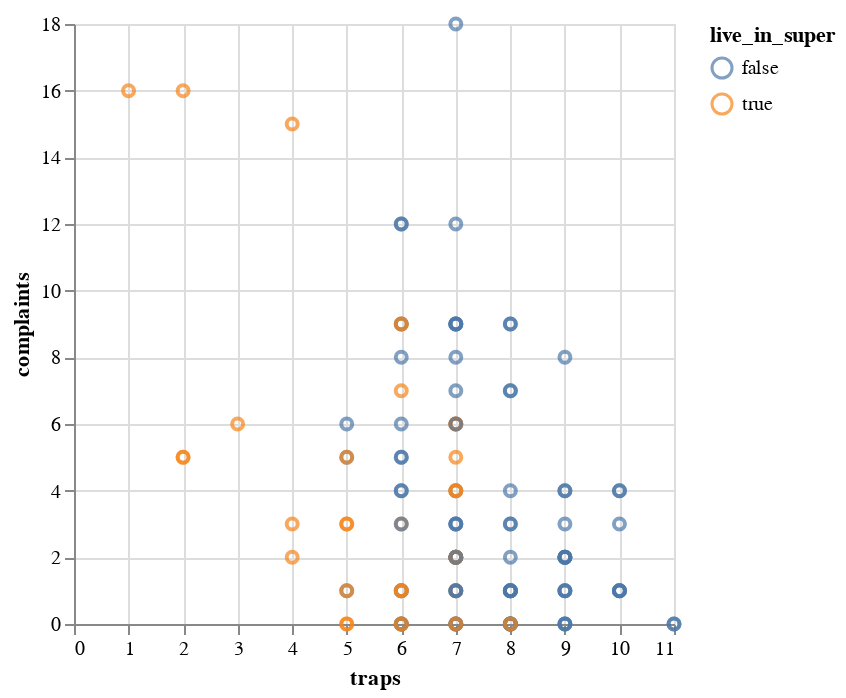

Notebook cell for this chart:
### Code cell
pest_data |>
@vlplot(
  :point,
  x = :traps,
  y = :complaints,
  color = "live_in_super:N"
)

### Figure 1 — Vega-Lite specification as saved in the notebook (floating-point values rounded to 4 significant figures)
{"data": {"values": [{"age_of_building": 47, "average_tenant_age": 53.88, "building_id": 37, "complaints": 1, "date": "2017-01-15", "floors": 8, "live_in_super": false, "month": 1, "monthly_average_rent": 3847.0, "mus": 0.3691, "sq_footage_p_floor": 5149.0, "total_sq_foot": 41190.0, "traps": 8, "wk_ind": 1}, {"age_of_building": 47, "average_tenant_age": 53.88, "building_id": 37, "complaints": 3, "date": "2017-02-14", "floors": 8, "live_in_super": false, "month": 2, "monthly_average_rent": 3847.0, "mus": 0.3594, "sq_footage_p_floor": 5149.0, "total_sq_foot": 41190.0, "traps": 8, "wk_ind": 2}, {"age_of_building": 47, "average_tenant_age": 53.88, "building_id": 37, "complaints": 0, "date": "2017-03-16", "floors": 8, "live_in_super": false, "month": 3, "monthly_average_rent": 3847.0, "mus": 0.2818, "sq_footage_p_floor": 5149.0, "total_sq_foot": 41190.0, "traps": 9, "wk_ind": 3}, {"age_of_building": 47, "average_tenant_age": 53.88, "building_id": 37, "complaints": 1, "date": "2017-04-15", "floors": 8, "live_in_super": false, "month": 4, "monthly_average_rent": 3847.0, "mus": 0.1293, "sq_footage_p_floor": 5149.0, "total_sq_foot": 41190.0, "traps": 10, "wk_ind": 4}, {"age_of_building": 47, "average_tenant_age": 53.88, "building_id": 37, "complaints": 0, "date": "2017-05-15", "floors": 8, "live_in_super": false, "month": 5, "monthly_average_rent": 3847.0, "mus": 0.452, "sq_footage_p_floor": 5149.0, "total_sq_foot": 41190.0, "traps": 11, "wk_ind": 5}, {"age_of_building": 47, "average_tenant_age": 53.88, "building_id": 37, "complaints": 0, "date": "2017-06-14", "floors": 8, "live_in_super": false, "month": 6, "monthly_average_rent": 3847.0, "mus": 0.4421, "sq_footage_p_floor": 5149.0, "total_sq_foot": 41190.0, "traps": 11, "wk_ind": 6}, {"age_of_building": 47, "average_tenant_age": 53.88, "building_id": 37, "complaints": 4, "date": "2017-07-14", "floors": 8, "live_in_super": false, "month": 7, "monthly_average_rent": 3847.0, "mus": 0.9909, "sq_footage_p_floor": 5149.0, "total_sq_foot": 41190.0, "traps": 10, "wk_ind": 7}, {"age_of_building": 47, "average_tenant_age": 53.88, "building_id": 37, "complaints": 3, "date": "2017-08-13", "floors": 8, "live_in_super": false, "month": 8, "monthly_average_rent": 3847.0, "mus": 0.786, "sq_footage_p_floor": 5149.0, "total_sq_foot": 41190.0, "traps": 10, "wk_ind": 8}, {"age_of_building": 47, "average_tenant_age": 53.88, "building_id": 37, "complaints": 2, "date": "2017-09-12", "floors": 8, "live_in_super": false, "month": 9, "monthly_average_rent": 3847.0, "mus": 0.6918, "sq_footage_p_floor": 5149.0, "total_sq_foot": 41190.0, "traps": 9, "wk_ind": 9}, {"age_of_building": 47, "average_tenant_age": 53.88, "building_id": 37, "complaints": 2, "date": "2017-10-12", "floors": 8, "live_in_super": false, "month": 10, "monthly_average_rent": 3847.0, "mus": 0.4807, "sq_footage_p_floor": 5149.0, "total_sq_foot": 41190.0, "traps": 9, "wk_ind": 10}, {"age_of_building": 47, "average_tenant_age": 53.88, "building_id": 37, "complaints": 0, "date": "2017-11-11", "floors": 8, "live_in_super": false, "month": 11, "monthly_average_rent": 3847.0, "mus": 0.5624, "sq_footage_p_floor": 5149.0, "total_sq_foot": 41190.0, "traps": 8, "wk_ind": 11}, {"age_of_building": 47, "average_tenant_age": 53.88, "building_id": 37, "complaints": 4, "date": "2017-12-11", "floors": 8, "live_in_super": false, "month": 12, "monthly_average_rent": 3847.0, "mus": 0.2818, "sq_footage_p_floor": 5149.0, "total_sq_foot": 41190.0, "traps": 9, "wk_ind": 12}, {"age_of_building": 43, "average_tenant_age": 49.57, "building_id": 13, "complaints": 1, "date": "2017-01-15", "floors": 9, "live_in_super": false, "month": 1, "monthly_average_rent": 3564.0, "mus": 0.52, "sq_footage_p_floor": 5166.0, "total_sq_foot": 46490.0, "traps": 7, "wk_ind": 1}, {"age_of_building": 43, "average_tenant_age": 49.57, "building_id": 13, "complaints": 3, "date": "2017-02-14", "floors": 9, "live_in_super": false, "month": 2, "monthly_average_rent": 3564.0, "mus": 0.5102, "sq_footage_p_floor": 5166.0, "total_sq_foot": 46490.0, "traps": 7, "wk_ind": 2}, {"age_of_building": 43, "average_tenant_age": 49.57, "building_id": 13, "complaints": 7, "date": "2017-03-16", "floors": 9, "live_in_super": false, "month": 3, "monthly_average_rent": 3564.0, "mus": 0.4318, "sq_footage_p_floor": 5166.0, "total_sq_foot": 46490.0, "traps": 8, "wk_ind": 3}, {"age_of_building": 43, "average_tenant_age": 49.57, "building_id": 13, "complaints": 1, "date": "2017-04-15", "floors": 9, "live_in_super": false, "month": 4, "monthly_average_rent": 3564.0, "mus": 0.2784, "sq_footage_p_floor": 5166.0, "total_sq_foot": 46490.0, "traps": 9, "wk_ind": 4}, {"age_of_building": 43, "average_tenant_age": 49.57, "building_id": 13, "complaints": 1, "date": "2017-05-15", "floors": 9, "live_in_super": false, "month": 5, "monthly_average_rent": 3564.0, "mus": 0.6003, "sq_footage_p_floor": 5166.0, "total_sq_foot": 46490.0, "traps": 10, "wk_ind": 5}, {"age_of_building": 43, "average_tenant_age": 49.57, "building_id": 13, "complaints": 4, "date": "2017-06-14", "floors": 9, "live_in_super": false, "month": 6, "monthly_average_rent": 3564.0, "mus": 0.8079, "sq_footage_p_floor": 5166.0, "total_sq_foot": 46490.0, "traps": 9, "wk_ind": 6}, {"age_of_building": 43, "average_tenant_age": 49.57, "building_id": 13, "complaints": 0, "date": "2017-07-14", "floors": 9, "live_in_super": false, "month": 7, "monthly_average_rent": 3564.0, "mus": 1.14, "sq_footage_p_floor": 5166.0, "total_sq_foot": 46490.0, "traps": 9, "wk_ind": 7}, {"age_of_building": 43, "average_tenant_age": 49.57, "building_id": 13, "complaints": 4, "date": "2017-08-13", "floors": 9, "live_in_super": false, "month": 8, "monthly_average_rent": 3564.0, "mus": 0.7177, "sq_footage_p_floor": 5166.0, "total_sq_foot": 46490.0, "traps": 10, "wk_ind": 8}, {"age_of_building": 43, "average_tenant_age": 49.57, "building_id": 13, "complaints": 1, "date": "2017-09-12", "floors": 9, "live_in_super": false, "month": 9, "monthly_average_rent": 3564.0, "mus": 0.4069, "sq_footage_p_floor": 5166.0, "total_sq_foot": 46490.0, "traps": 10, "wk_ind": 9}, {"age_of_building": 43, "average_tenant_age": 49.57, "building_id": 13, "complaints": 2, "date": "2017-10-12", "floors": 9, "live_in_super": false, "month": 10, "monthly_average_rent": 3564.0, "mus": 0.4133, "sq_footage_p_floor": 5166.0, "total_sq_foot": 46490.0, "traps": 9, "wk_ind": 10}, {"age_of_building": 43, "average_tenant_age": 49.57, "building_id": 13, "complaints": 1, "date": "2017-11-11", "floors": 9, "live_in_super": false, "month": 11, "monthly_average_rent": 3564.0, "mus": 0.2784, "sq_footage_p_floor": 5166.0, "total_sq_foot": 46490.0, "traps": 9, "wk_ind": 11}, {"age_of_building": 43, "average_tenant_age": 49.57, "building_id": 13, "complaints": 1, "date": "2017-12-11", "floors": 9, "live_in_super": false, "month": 12, "monthly_average_rent": 3564.0, "mus": 0.4318, "sq_footage_p_floor": 5166.0, "total_sq_foot": 46490.0, "traps": 8, "wk_ind": 12}, {"age_of_building": 49, "average_tenant_age": 47.86, "building_id": 5, "complaints": 7, "date": "2017-01-15", "floors": 14, "live_in_super": false, "month": 1, "monthly_average_rent": 3029.0, "mus": 1.33, "sq_footage_p_floor": 5046.0, "total_sq_foot": 70640.0, "traps": 8, "wk_ind": 1}, {"age_of_building": 49, "average_tenant_age": 47.86, "building_id": 5, "complaints": 2, "date": "2017-02-14", "floors": 14, "live_in_super": false, "month": 2, "monthly_average_rent": 3029.0, "mus": 1.32, "sq_footage_p_floor": 5046.0, "total_sq_foot": 70640.0, "traps": 8, "wk_ind": 2}, {"age_of_building": 49, "average_tenant_age": 47.86, "building_id": 5, "complaints": 2, "date": "2017-03-16", "floors": 14, "live_in_super": false, "month": 3, "monthly_average_rent": 3029.0, "mus": 1.668, "sq_footage_p_floor": 5046.0, "total_sq_foot": 70640.0, "traps": 7, "wk_ind": 3}, {"age_of_building": 49, "average_tenant_age": 47.86, "building_id": 5, "complaints": 5, "date": "2017-04-15", "floors": 14, "live_in_super": false, "month": 4, "monthly_average_rent": 3029.0, "mus": 1.941, "sq_footage_p_floor": 5046.0, "total_sq_foot": 70640.0, "traps": 6, "wk_ind": 4}, {"age_of_building": 49, "average_tenant_age": 47.86, "building_id": 5, "complaints": 12, "date": "2017-05-15", "floors": 14, "live_in_super": false, "month": 5, "monthly_average_rent": 3029.0, "mus": 2.481, "sq_footage_p_floor": 5046.0, "total_sq_foot": 70640.0, "traps": 6, "wk_ind": 5}, {"age_of_building": 49, "average_tenant_age": 47.86, "building_id": 5, "complaints": 7, "date": "2017-06-14", "floors": 14, "live_in_super": false, "month": 6, "monthly_average_rent": 3029.0, "mus": 2.262, "sq_footage_p_floor": 5046.0, "total_sq_foot": 70640.0, "traps": 7, "wk_ind": 6}, {"age_of_building": 49, "average_tenant_age": 47.86, "building_id": 5, "complaints": 5, "date": "2017-07-14", "floors": 14, "live_in_super": false, "month": 7, "monthly_average_rent": 3029.0, "mus": 2.803, "sq_footage_p_floor": 5046.0, "total_sq_foot": 70640.0, "traps": 6, "wk_ind": 7}, {"age_of_building": 49, "average_tenant_age": 47.86, "building_id": 5, "complaints": 18, "date": "2017-08-13", "floors": 14, "live_in_super": false, "month": 8, "monthly_average_rent": 3029.0, "mus": 2.389, "sq_footage_p_floor": 5046.0, "total_sq_foot": 70640.0, "traps": 7, "wk_ind": 8}, {"age_of_building": 49, "average_tenant_age": 47.86, "building_id": 5, "complaints": 9, "date": "2017-09-12", "floors": 14, "live_in_super": false, "month": 9, "monthly_average_rent": 3029.0, "mus": 2.078, "sq_footage_p_floor": 5046.0, "total_sq_foot": 70640.0, "traps": 7, "wk_ind": 9}, {"age_of_building": 49, "average_tenant_age": 47.86, "building_id": 5, "complaints": 4, "date": "2017-10-12", "floors": 14, "live_in_super": false, "month": 10, "monthly_average_rent": 3029.0, "mus": 1.867, "sq_footage_p_floor": 5046.0, "total_sq_foot": 70640.0, "traps": 7, "wk_ind": 10}, {"age_of_building": 49, "average_tenant_age": 47.86, "building_id": 5, "complaints": 9, "date": "2017-11-11", "floors": 14, "live_in_super": false, "month": 11, "monthly_average_rent": 3029.0, "mus": 1.732, "sq_footage_p_floor": 5046.0, "total_sq_foot": 70640.0, "traps": 7, "wk_ind": 11}, {"age_of_building": 49, "average_tenant_age": 47.86, "building_id": 5, "complaints": 0, "date": "2017-12-11", "floors": 14, "live_in_super": false, "month": 12, "monthly_average_rent": 3029.0, "mus": 1.459, "sq_footage_p_floor": 5046.0, "total_sq_foot": 70640.0, "traps": 8, "wk_ind": 12}, {"age_of_building": 51, "average_tenant_age": 47.34, "building_id": 26, "complaints": 1, "date": "2017-01-15", "floors": 10, "live_in_super": false, "month": 1, "monthly_average_rent": 4019.0, "mus": 1.007, "sq_footage_p_floor": 4770.0, "total_sq_foot": 47700.0, "traps": 6, "wk_ind": 1}, {"age_of_building": 51, "average_tenant_age": 47.34, "building_id": 26, "complaints": 6, "date": "2017-02-14", "floors": 10, "live_in_super": false, "month": 2, "monthly_average_rent": 4019.0, "mus": 0.9975, "sq_footage_p_floor": 4770.0, "total_sq_foot": 47700.0, "traps": 6, "wk_ind": 2}, {"age_of_building": 51, "average_tenant_age": 47.34, "building_id": 26, "complaints": 8, "date": "2017-03-16", "floors": 10, "live_in_super": false, "month": 3, "monthly_average_rent": 4019.0, "mus": 0.9352, "sq_footage_p_floor": 4770.0, "total_sq_foot": 47700.0, "traps": 7, "wk_ind": 3}, {"age_of_building": 51, "average_tenant_age": 47.34, "building_id": 26, "complaints": 2, "date": "2017-04-15", "floors": 10, "live_in_super": false, "month": 4, "monthly_average_rent": 4019.0, "mus": 0.9993, "sq_footage_p_floor": 4770.0, "total_sq_foot": 47700.0, "traps": 7, "wk_ind": 4}, {"age_of_building": 51, "average_tenant_age": 47.34, "building_id": 26, "complaints": 1, "date": "2017-05-15", "floors": 10, "live_in_super": false, "month": 5, "monthly_average_rent": 4019.0, "mus": 1.74, "sq_footage_p_floor": 4770.0, "total_sq_foot": 47700.0, "traps": 6, "wk_ind": 5}, {"age_of_building": 51, "average_tenant_age": 47.34, "building_id": 26, "complaints": 2, "date": "2017-06-14", "floors": 10, "live_in_super": false, "month": 6, "monthly_average_rent": 4019.0, "mus": 1.529, "sq_footage_p_floor": 4770.0, "total_sq_foot": 47700.0, "traps": 7, "wk_ind": 6}, {"age_of_building": 51, "average_tenant_age": 47.34, "building_id": 26, "complaints": 12, "date": "2017-07-14", "floors": 10, "live_in_super": false, "month": 7, "monthly_average_rent": 4019.0, "mus": 1.861, "sq_footage_p_floor": 4770.0, "total_sq_foot": 47700.0, "traps": 7, "wk_ind": 7}, {"age_of_building": 51, "average_tenant_age": 47.34, "building_id": 26, "complaints": 12, "date": "2017-08-13", "floors": 10, "live_in_super": false, "month": 8, "monthly_average_rent": 4019.0, "mus": 1.857, "sq_footage_p_floor": 4770.0, "total_sq_foot": 47700.0, "traps": 6, "wk_ind": 8}, {"age_of_building": 51, "average_tenant_age": 47.34, "building_id": 26, "complaints": 0, "date": "2017-09-12", "floors": 10, "live_in_super": false, "month": 9, "monthly_average_rent": 4019.0, "mus": 1.345, "sq_footage_p_floor": 4770.0, "total_sq_foot": 47700.0, "traps": 7, "wk_ind": 9}, {"age_of_building": 51, "average_tenant_age": 47.34, "building_id": 26, "complaints": 4, "date": "2017-10-12", "floors": 10, "live_in_super": false, "month": 10, "monthly_average_rent": 4019.0, "mus": 1.335, "sq_footage_p_floor": 4770.0, "total_sq_foot": 47700.0, "traps": 6, "wk_ind": 10}, {"age_of_building": 51, "average_tenant_age": 47.34, "building_id": 26, "complaints": 2, "date": "2017-11-11", "floors": 10, "live_in_super": false, "month": 11, "monthly_average_rent": 4019.0, "mus": 0.9993, "sq_footage_p_floor": 4770.0, "total_sq_foot": 47700.0, "traps": 7, "wk_ind": 11}, {"age_of_building": 51, "average_tenant_age": 47.34, "building_id": 26, "complaints": 9, "date": "2017-12-11", "floors": 10, "live_in_super": false, "month": 12, "monthly_average_rent": 4019.0, "mus": 0.7339, "sq_footage_p_floor": 4770.0, "total_sq_foot": 47700.0, "traps": 8, "wk_ind": 12}, {"age_of_building": 49, "average_tenant_age": 45.14, "building_id": 93, "complaints": 1, "date": "2017-01-15", "floors": 10, "live_in_super": true, "month": 1, "monthly_average_rent": 3677.0, "mus": 0.8797, "sq_footage_p_floor": 5740.0, "total_sq_foot": 57400.0, "traps": 7, "wk_ind": 1}, {"age_of_building": 49, "average_tenant_age": 45.14, "building_id": 93, "complaints": 4, "date": "2017-02-14", "floors": 10, "live_in_super": true, "month": 2, "monthly_average_rent": 3677.0, "mus": 0.8699, "sq_footage_p_floor": 5740.0, "total_sq_foot": 57400.0, "traps": 7, "wk_ind": 2}, {"age_of_building": 49, "average_tenant_age": 45.14, "building_id": 93, "complaints": 0, "date": "2017-03-16", "floors": 10, "live_in_super": true, "month": 3, "monthly_average_rent": 3677.0, "mus": 0.7749, "sq_footage_p_floor": 5740.0, "total_sq_foot": 57400.0, "traps": 8, "wk_ind": 3}, {"age_of_building": 49, "average_tenant_age": 45.14, "building_id": 93, "complaints": 6, "date": "2017-04-15", "floors": 10, "live_in_super": true, "month": 4, "monthly_average_rent": 3677.0, "mus": 1.073, "sq_footage_p_floor": 5740.0, "total_sq_foot": 57400.0, "traps": 7, "wk_ind": 4}, {"age_of_building": 49, "average_tenant_age": 45.14, "building_id": 93, "complaints": 1, "date": "2017-05-15", "floors": 10, "live_in_super": true, "month": 5, "monthly_average_rent": 3677.0, "mus": 1.846, "sq_footage_p_floor": 5740.0, "total_sq_foot": 57400.0, "traps": 6, "wk_ind": 5}, {"age_of_building": 49, "average_tenant_age": 45.14, "building_id": 93, "complaints": 9, "date": "2017-06-14", "floors": 10, "live_in_super": true, "month": 6, "monthly_average_rent": 3677.0, "mus": 1.836, "sq_footage_p_floor": 5740.0, "total_sq_foot": 57400.0, "traps": 6, "wk_ind": 6}, {"age_of_building": 49, "average_tenant_age": 45.14, "building_id": 93, "complaints": 6, "date": "2017-07-14", "floors": 10, "live_in_super": true, "month": 7, "monthly_average_rent": 3677.0, "mus": 1.935, "sq_footage_p_floor": 5740.0, "total_sq_foot": 57400.0, "traps": 7, "wk_ind": 7}, {"age_of_building": 49, "average_tenant_age": 45.14, "building_id": 93, "complaints": 5, "date": "2017-08-13", "floors": 10, "live_in_super": true, "month": 8, "monthly_average_rent": 3677.0, "mus": 1.73, "sq_footage_p_floor": 5740.0, "total_sq_foot": 57400.0, "traps": 7, "wk_ind": 8}, {"age_of_building": 49, "average_tenant_age": 45.14, "building_id": 93, "complaints": 1, "date": "2017-09-12", "floors": 10, "live_in_super": true, "month": 9, "monthly_average_rent": 3677.0, "mus": 1.653, "sq_footage_p_floor": 5740.0, "total_sq_foot": 57400.0, "traps": 6, "wk_ind": 9}, {"age_of_building": 49, "average_tenant_age": 45.14, "building_id": 93, "complaints": 0, "date": "2017-10-12", "floors": 10, "live_in_super": true, "month": 10, "monthly_average_rent": 3677.0, "mus": 1.442, "sq_footage_p_floor": 5740.0, "total_sq_foot": 57400.0, "traps": 6, "wk_ind": 10}, {"age_of_building": 49, "average_tenant_age": 45.14, "building_id": 93, "complaints": 3, "date": "2017-11-11", "floors": 10, "live_in_super": true, "month": 11, "monthly_average_rent": 3677.0, "mus": 1.307, "sq_footage_p_floor": 5740.0, "total_sq_foot": 57400.0, "traps": 6, "wk_ind": 11}, {"age_of_building": 49, "average_tenant_age": 45.14, "building_id": 93, "complaints": 6, "date": "2017-12-11", "floors": 10, "live_in_super": true, "month": 12, "monthly_average_rent": 3677.0, "mus": 1.009, "sq_footage_p_floor": 5740.0, "total_sq_foot": 57400.0, "traps": 7, "wk_ind": 12}, {"age_of_building": 49, "average_tenant_age": 48.54, "building_id": 47, "complaints": 3, "date": "2017-01-15", "floors": 15, "live_in_super": false, "month": 1, "monthly_average_rent": 3378.0, "mus": 1.113, "sq_footage_p_floor": 5206.0, "total_sq_foot": 78090.0, "traps": 7, "wk_ind": 1}, {"age_of_building": 49, "average_tenant_age": 48.54, "building_id": 47, "complaints": 1, "date": "2017-02-14", "floors": 15, "live_in_super": false, "month": 2, "monthly_average_rent": 3378.0, "mus": 1.104, "sq_footage_p_floor": 5206.0, "total_sq_foot": 78090.0, "traps": 7, "wk_ind": 2}, {"age_of_building": 49, "average_tenant_age": 48.54, "building_id": 47, "complaints": 9, "date": "2017-03-16", "floors": 15, "live_in_super": false, "month": 3, "monthly_average_rent": 3378.0, "mus": 1.243, "sq_footage_p_floor": 5206.0, "total_sq_foot": 78090.0, "traps": 7, "wk_ind": 3}, {"age_of_building": 49, "average_tenant_age": 48.54, "building_id": 47, "complaints": 3, "date": "2017-04-15", "floors": 15, "live_in_super": false, "month": 4, "monthly_average_rent": 3378.0, "mus": 1.102, "sq_footage_p_floor": 5206.0, "total_sq_foot": 78090.0, "traps": 8, "wk_ind": 4}, {"age_of_building": 49, "average_tenant_age": 48.54, "building_id": 47, "complaints": 2, "date": "2017-05-15", "floors": 15, "live_in_super": false, "month": 5, "monthly_average_rent": 3378.0, "mus": 1.846, "sq_footage_p_floor": 5206.0, "total_sq_foot": 78090.0, "traps": 7, "wk_ind": 5}, {"age_of_building": 49, "average_tenant_age": 48.54, "building_id": 47, "complaints": 9, "date": "2017-06-14", "floors": 15, "live_in_super": false, "month": 6, "monthly_average_rent": 3378.0, "mus": 1.836, "sq_footage_p_floor": 5206.0, "total_sq_foot": 78090.0, "traps": 7, "wk_ind": 6}, {"age_of_building": 49, "average_tenant_age": 48.54, "building_id": 47, "complaints": 3, "date": "2017-07-14", "floors": 15, "live_in_super": false, "month": 7, "monthly_average_rent": 3378.0, "mus": 2.168, "sq_footage_p_floor": 5206.0, "total_sq_foot": 78090.0, "traps": 7, "wk_ind": 7}, {"age_of_building": 49, "average_tenant_age": 48.54, "building_id": 47, "complaints": 8, "date": "2017-08-13", "floors": 15, "live_in_super": false, "month": 8, "monthly_average_rent": 3378.0, "mus": 2.168, "sq_footage_p_floor": 5206.0, "total_sq_foot": 78090.0, "traps": 6, "wk_ind": 8}, {"age_of_building": 49, "average_tenant_age": 48.54, "building_id": 47, "complaints": 3, "date": "2017-09-12", "floors": 15, "live_in_super": false, "month": 9, "monthly_average_rent": 3378.0, "mus": 1.857, "sq_footage_p_floor": 5206.0, "total_sq_foot": 78090.0, "traps": 6, "wk_ind": 9}, {"age_of_building": 49, "average_tenant_age": 48.54, "building_id": 47, "complaints": 1, "date": "2017-10-12", "floors": 15, "live_in_super": false, "month": 10, "monthly_average_rent": 3378.0, "mus": 1.85, "sq_footage_p_floor": 5206.0, "total_sq_foot": 78090.0, "traps": 5, "wk_ind": 10}, {"age_of_building": 49, "average_tenant_age": 48.54, "building_id": 47, "complaints": 9, "date": "2017-11-11", "floors": 15, "live_in_super": false, "month": 11, "monthly_average_rent": 3378.0, "mus": 1.511, "sq_footage_p_floor": 5206.0, "total_sq_foot": 78090.0, "traps": 6, "wk_ind": 11}, {"age_of_building": 49, "average_tenant_age": 48.54, "building_id": 47, "complaints": 1, "date": "2017-12-11", "floors": 15, "live_in_super": false, "month": 12, "monthly_average_rent": 3378.0, "mus": 1.243, "sq_footage_p_floor": 5206.0, "total_sq_foot": 78090.0, "traps": 7, "wk_ind": 12}, {"age_of_building": 59, "average_tenant_age": 41.14, "building_id": 45, "complaints": 6, "date": "2017-01-15", "floors": 11, "live_in_super": false, "month": 1, "monthly_average_rent": 3871.0, "mus": 1.383, "sq_footage_p_floor": 4186.0, "total_sq_foot": 46040.0, "traps": 5, "wk_ind": 1}, {"age_of_building": 59, "average_tenant_age": 41.14, "building_id": 45, "complaints": 5, "date": "2017-02-14", "floors": 11, "live_in_super": false, "month": 2, "monthly_average_rent": 3871.0, "mus": 1.373, "sq_footage_p_floor": 4186.0, "total_sq_foot": 46040.0, "traps": 5, "wk_ind": 2}, {"age_of_building": 59, "average_tenant_age": 41.14, "building_id": 45, "complaints": 0, "date": "2017-03-16", "floors": 11, "live_in_super": false, "month": 3, "monthly_average_rent": 3871.0, "mus": 1.337, "sq_footage_p_floor": 4186.0, "total_sq_foot": 46040.0, "traps": 6, "wk_ind": 3}, {"age_of_building": 59, "average_tenant_age": 41.14, "building_id": 45, "complaints": 4, "date": "2017-04-15", "floors": 11, "live_in_super": false, "month": 4, "monthly_average_rent": 3871.0, "mus": 1.401, "sq_footage_p_floor": 4186.0, "total_sq_foot": 46040.0, "traps": 6, "wk_ind": 4}, {"age_of_building": 59, "average_tenant_age": 41.14, "building_id": 45, "complaints": 6, "date": "2017-05-15", "floors": 11, "live_in_super": false, "month": 5, "monthly_average_rent": 3871.0, "mus": 1.766, "sq_footage_p_floor": 4186.0, "total_sq_foot": 46040.0, "traps": 7, "wk_ind": 5}, {"age_of_building": 59, "average_tenant_age": 41.14, "building_id": 45, "complaints": 9, "date": "2017-06-14", "floors": 11, "live_in_super": false, "month": 6, "monthly_average_rent": 3871.0, "mus": 1.581, "sq_footage_p_floor": 4186.0, "total_sq_foot": 46040.0, "traps": 8, "wk_ind": 6}, {"age_of_building": 59, "average_tenant_age": 41.14, "building_id": 45, "complaints": 1, "date": "2017-07-14", "floors": 11, "live_in_super": false, "month": 7, "monthly_average_rent": 3871.0, "mus": 1.738, "sq_footage_p_floor": 4186.0, "total_sq_foot": 46040.0, "traps": 9, "wk_ind": 7}, {"age_of_building": 59, "average_tenant_age": 41.14, "building_id": 45, "complaints": 2, "date": "2017-08-13", "floors": 11, "live_in_super": false, "month": 8, "monthly_average_rent": 3871.0, "mus": 1.533, "sq_footage_p_floor": 4186.0, "total_sq_foot": 46040.0, "traps": 9, "wk_ind": 8}, {"age_of_building": 59, "average_tenant_age": 41.14, "building_id": 45, "complaints": 8, "date": "2017-09-12", "floors": 11, "live_in_super": false, "month": 9, "monthly_average_rent": 3871.0, "mus": 1.223, "sq_footage_p_floor": 4186.0, "total_sq_foot": 46040.0, "traps": 9, "wk_ind": 9}, {"age_of_building": 59, "average_tenant_age": 41.14, "building_id": 45, "complaints": 0, "date": "2017-10-12", "floors": 11, "live_in_super": false, "month": 10, "monthly_average_rent": 3871.0, "mus": 1.011, "sq_footage_p_floor": 4186.0, "total_sq_foot": 46040.0, "traps": 9, "wk_ind": 10}, {"age_of_building": 59, "average_tenant_age": 41.14, "building_id": 45, "complaints": 2, "date": "2017-11-11", "floors": 11, "live_in_super": false, "month": 11, "monthly_average_rent": 3871.0, "mus": 0.8766, "sq_footage_p_floor": 4186.0, "total_sq_foot": 46040.0, "traps": 9, "wk_ind": 11}, {"age_of_building": 59, "average_tenant_age": 41.14, "building_id": 45, "complaints": 1, "date": "2017-12-11", "floors": 11, "live_in_super": false, "month": 12, "monthly_average_rent": 3871.0, "mus": 0.6376, "sq_footage_p_floor": 4186.0, "total_sq_foot": 46040.0, "traps": 10, "wk_ind": 12}, {"age_of_building": 48, "average_tenant_age": 65.18, "building_id": 70, "complaints": 2, "date": "2017-01-15", "floors": 5, "live_in_super": true, "month": 1, "monthly_average_rent": 3864.0, "mus": -0.06467, "sq_footage_p_floor": 5290.0, "total_sq_foot": 26450.0, "traps": 7, "wk_ind": 1}, {"age_of_building": 48, "average_tenant_age": 65.18, "building_id": 70, "complaints": 2, "date": "2017-02-14", "floors": 5, "live_in_super": true, "month": 2, "monthly_average_rent": 3864.0, "mus": -0.07445, "sq_footage_p_floor": 5290.0, "total_sq_foot": 26450.0, "traps": 7, "wk_ind": 2}, {"age_of_building": 48, "average_tenant_age": 65.18, "building_id": 70, "complaints": 0, "date": "2017-03-16", "floors": 5, "live_in_super": true, "month": 3, "monthly_average_rent": 3864.0, "mus": 0.06456, "sq_footage_p_floor": 5290.0, "total_sq_foot": 26450.0, "traps": 7, "wk_ind": 3}, {"age_of_building": 48, "average_tenant_age": 65.18, "building_id": 70, "complaints": 0, "date": "2017-04-15", "floors": 5, "live_in_super": true, "month": 4, "monthly_average_rent": 3864.0, "mus": 0.3957, "sq_footage_p_floor": 5290.0, "total_sq_foot": 26450.0, "traps": 6, "wk_ind": 4}, {"age_of_building": 48, "average_tenant_age": 65.18, "building_id": 70, "complaints": 0, "date": "2017-05-15", "floors": 5, "live_in_super": true, "month": 5, "monthly_average_rent": 3864.0, "mus": 1.202, "sq_footage_p_floor": 5290.0, "total_sq_foot": 26450.0, "traps": 5, "wk_ind": 5}, {"age_of_building": 48, "average_tenant_age": 65.18, "building_id": 70, "complaints": 2, "date": "2017-06-14", "floors": 5, "live_in_super": true, "month": 6, "monthly_average_rent": 3864.0, "mus": 1.459, "sq_footage_p_floor": 5290.0, "total_sq_foot": 26450.0, "traps": 4, "wk_ind": 6}, {"age_of_building": 48, "average_tenant_age": 65.18, "building_id": 70, "complaints": 15, "date": "2017-07-14", "floors": 5, "live_in_super": true, "month": 7, "monthly_average_rent": 3864.0, "mus": 1.792, "sq_footage_p_floor": 5290.0, "total_sq_foot": 26450.0, "traps": 4, "wk_ind": 7}, {"age_of_building": 48, "average_tenant_age": 65.18, "building_id": 70, "complaints": 3, "date": "2017-08-13", "floors": 5, "live_in_super": true, "month": 8, "monthly_average_rent": 3864.0, "mus": 1.32, "sq_footage_p_floor": 5290.0, "total_sq_foot": 26450.0, "traps": 5, "wk_ind": 8}, {"age_of_building": 48, "average_tenant_age": 65.18, "building_id": 70, "complaints": 3, "date": "2017-09-12", "floors": 5, "live_in_super": true, "month": 9, "monthly_average_rent": 3864.0, "mus": 1.009, "sq_footage_p_floor": 5290.0, "total_sq_foot": 26450.0, "traps": 5, "wk_ind": 9}, {"age_of_building": 48, "average_tenant_age": 65.18, "building_id": 70, "complaints": 9, "date": "2017-10-12", "floors": 5, "live_in_super": true, "month": 10, "monthly_average_rent": 3864.0, "mus": 0.5306, "sq_footage_p_floor": 5290.0, "total_sq_foot": 26450.0, "traps": 6, "wk_ind": 10}, {"age_of_building": 48, "average_tenant_age": 65.18, "building_id": 70, "complaints": 0, "date": "2017-11-11", "floors": 5, "live_in_super": true, "month": 11, "monthly_average_rent": 3864.0, "mus": 0.6628, "sq_footage_p_floor": 5290.0, "total_sq_foot": 26450.0, "traps": 5, "wk_ind": 11}, {"age_of_building": 48, "average_tenant_age": 65.18, "building_id": 70, "complaints": 1, "date": "2017-12-11", "floors": 5, "live_in_super": true, "month": 12, "monthly_average_rent": 3864.0, "mus": 0.5987, "sq_footage_p_floor": 5290.0, "total_sq_foot": 26450.0, "traps": 5, "wk_ind": 12}, {"age_of_building": 60, "average_tenant_age": 58.46, "building_id": 62, "complaints": 0, "date": "2017-01-15", "floors": 4, "live_in_super": false, "month": 1, "monthly_average_rent": 3840.0, "mus": -0.1008, "sq_footage_p_floor": 4804.0, "total_sq_foot": 19220.0, "traps": 8, "wk_ind": 1}, {"age_of_building": 60, "average_tenant_age": 58.46, "building_id": 62, "complaints": 0, "date": "2017-02-14", "floors": 4, "live_in_super": false, "month": 2, "monthly_average_rent": 3840.0, "mus": 0.05574, "sq_footage_p_floor": 4804.0, "total_sq_foot": 19220.0, "traps": 7, "wk_ind": 2}, {"age_of_building": 60, "average_tenant_age": 58.46, "building_id": 62, "complaints": 0, "date": "2017-03-16", "floors": 4, "live_in_super": false, "month": 3, "monthly_average_rent": 3840.0, "mus": 0.3611, "sq_footage_p_floor": 4804.0, "total_sq_foot": 19220.0, "traps": 6, "wk_ind": 3}, {"age_of_building": 60, "average_tenant_age": 58.46, "building_id": 62, "complaints": 2, "date": "2017-04-15", "floors": 4, "live_in_super": false, "month": 4, "monthly_average_rent": 3840.0, "mus": 0.2588, "sq_footage_p_floor": 4804.0, "total_sq_foot": 19220.0, "traps": 7, "wk_ind": 4}, {"age_of_building": 60, "average_tenant_age": 58.46, "building_id": 62, "complaints": 4, "date": "2017-05-15", "floors": 4, "live_in_super": false, "month": 5, "monthly_average_rent": 3840.0, "mus": 0.6318, "sq_footage_p_floor": 4804.0, "total_sq_foot": 19220.0, "traps": 8, "wk_ind": 5}, {"age_of_building": 60, "average_tenant_age": 58.46, "building_id": 62, "complaints": 0, "date": "2017-06-14", "floors": 4, "live_in_super": false, "month": 6, "monthly_average_rent": 3840.0, "mus": 0.6219, "sq_footage_p_floor": 4804.0, "total_sq_foot": 19220.0, "traps": 8, "wk_ind": 6}, {"age_of_building": 60, "average_tenant_age": 58.46, "building_id": 62, "complaints": 1, "date": "2017-07-14", "floors": 4, "live_in_super": false, "month": 7, "monthly_average_rent": 3840.0, "mus": 0.9541, "sq_footage_p_floor": 4804.0, "total_sq_foot": 19220.0, "traps": 8, "wk_ind": 7}, {"age_of_building": 60, "average_tenant_age": 58.46, "building_id": 62, "complaints": 3, "date": "2017-08-13", "floors": 4, "live_in_super": false, "month": 8, "monthly_average_rent": 3840.0, "mus": 0.5828, "sq_footage_p_floor": 4804.0, "total_sq_foot": 19220.0, "traps": 9, "wk_ind": 8}, {"age_of_building": 60, "average_tenant_age": 58.46, "building_id": 62, "complaints": 1, "date": "2017-09-12", "floors": 4, "live_in_super": false, "month": 9, "monthly_average_rent": 3840.0, "mus": 0.4384, "sq_footage_p_floor": 4804.0, "total_sq_foot": 19220.0, "traps": 8, "wk_ind": 9}, {"age_of_building": 60, "average_tenant_age": 58.46, "building_id": 62, "complaints": 0, "date": "2017-10-12", "floors": 4, "live_in_super": false, "month": 10, "monthly_average_rent": 3840.0, "mus": 0.3937, "sq_footage_p_floor": 4804.0, "total_sq_foot": 19220.0, "traps": 7, "wk_ind": 10}, {"age_of_building": 60, "average_tenant_age": 58.46, "building_id": 62, "complaints": 1, "date": "2017-11-11", "floors": 4, "live_in_super": false, "month": 11, "monthly_average_rent": 3840.0, "mus": 0.09247, "sq_footage_p_floor": 4804.0, "total_sq_foot": 19220.0, "traps": 8, "wk_ind": 11}, {"age_of_building": 60, "average_tenant_age": 58.46, "building_id": 62, "complaints": 0, "date": "2017-12-11", "floors": 4, "live_in_super": false, "month": 12, "monthly_average_rent": 3840.0, "mus": 0.02841, "sq_footage_p_floor": 4804.0, "total_sq_foot": 19220.0, "traps": 8, "wk_ind": 12}, {"age_of_building": 39, "average_tenant_age": 42.14, "building_id": 98, "complaints": 0, "date": "2017-01-15", "floors": 13, "live_in_super": true, "month": 1, "monthly_average_rent": 3785.0, "mus": 0.4129, "sq_footage_p_floor": 4558.0, "total_sq_foot": 59250.0, "traps": 7, "wk_ind": 1}, {"age_of_building": 39, "average_tenant_age": 42.14, "building_id": 98, "complaints": 0, "date": "2017-02-14", "floors": 13, "live_in_super": true, "month": 2, "monthly_average_rent": 3785.0, "mus": 0.1429, "sq_footage_p_floor": 4558.0, "total_sq_foot": 59250.0, "traps": 8, "wk_ind": 2}, {"age_of_building": 39, "average_tenant_age": 42.14, "building_id": 98, "complaints": 4, "date": "2017-03-16", "floors": 13, "live_in_super": true, "month": 3, "monthly_average_rent": 3785.0, "mus": 0.5421, "sq_footage_p_floor": 4558.0, "total_sq_foot": 59250.0, "traps": 7, "wk_ind": 3}, {"age_of_building": 39, "average_tenant_age": 42.14, "building_id": 98, "complaints": 0, "date": "2017-04-15", "floors": 13, "live_in_super": true, "month": 4, "monthly_average_rent": 3785.0, "mus": 0.8663, "sq_footage_p_floor": 4558.0, "total_sq_foot": 59250.0, "traps": 6, "wk_ind": 4}, {"age_of_building": 39, "average_tenant_age": 42.14, "building_id": 98, "complaints": 7, "date": "2017-05-15", "floors": 13, "live_in_super": true, "month": 5, "monthly_average_rent": 3785.0, "mus": 1.406, "sq_footage_p_floor": 4558.0, "total_sq_foot": 59250.0, "traps": 6, "wk_ind": 5}, {"age_of_building": 39, "average_tenant_age": 42.14, "building_id": 98, "complaints": 5, "date": "2017-06-14", "floors": 13, "live_in_super": true, "month": 6, "monthly_average_rent": 3785.0, "mus": 1.656, "sq_footage_p_floor": 4558.0, "total_sq_foot": 59250.0, "traps": 5, "wk_ind": 6}, {"age_of_building": 39, "average_tenant_age": 42.14, "building_id": 98, "complaints": 3, "date": "2017-07-14", "floors": 13, "live_in_super": true, "month": 7, "monthly_average_rent": 3785.0, "mus": 2.248, "sq_footage_p_floor": 4558.0, "total_sq_foot": 59250.0, "traps": 4, "wk_ind": 7}, {"age_of_building": 39, "average_tenant_age": 42.14, "building_id": 98, "complaints": 6, "date": "2017-08-13", "floors": 13, "live_in_super": true, "month": 8, "monthly_average_rent": 3785.0, "mus": 2.304, "sq_footage_p_floor": 4558.0, "total_sq_foot": 59250.0, "traps": 3, "wk_ind": 8}, {"age_of_building": 39, "average_tenant_age": 42.14, "building_id": 98, "complaints": 16, "date": "2017-09-12", "floors": 13, "live_in_super": true, "month": 9, "monthly_average_rent": 3785.0, "mus": 2.253, "sq_footage_p_floor": 4558.0, "total_sq_foot": 59250.0, "traps": 2, "wk_ind": 9}, {"age_of_building": 39, "average_tenant_age": 42.14, "building_id": 98, "complaints": 5, "date": "2017-10-12", "floors": 13, "live_in_super": true, "month": 10, "monthly_average_rent": 3785.0, "mus": 2.042, "sq_footage_p_floor": 4558.0, "total_sq_foot": 59250.0, "traps": 2, "wk_ind": 10}, {"age_of_building": 39, "average_tenant_age": 42.14, "building_id": 98, "complaints": 5, "date": "2017-11-11", "floors": 13, "live_in_super": true, "month": 11, "monthly_average_rent": 3785.0, "mus": 1.907, "sq_footage_p_floor": 4558.0, "total_sq_foot": 59250.0, "traps": 2, "wk_ind": 11}, {"age_of_building": 39, "average_tenant_age": 42.14, "building_id": 98, "complaints": 16, "date": "2017-12-11", "floors": 13, "live_in_super": true, "month": 12, "monthly_average_rent": 3785.0, "mus": 2.103, "sq_footage_p_floor": 4558.0, "total_sq_foot": 59250.0, "traps": 1, "wk_ind": 12}]}, "encoding": {"color": {"field": "live_in_super", "type": "nominal"}, "x": {"field": "traps", "type": "quantitative"}, "y": {"field": "complaints", "type": "quantitative"}}, "mark": "point"}
